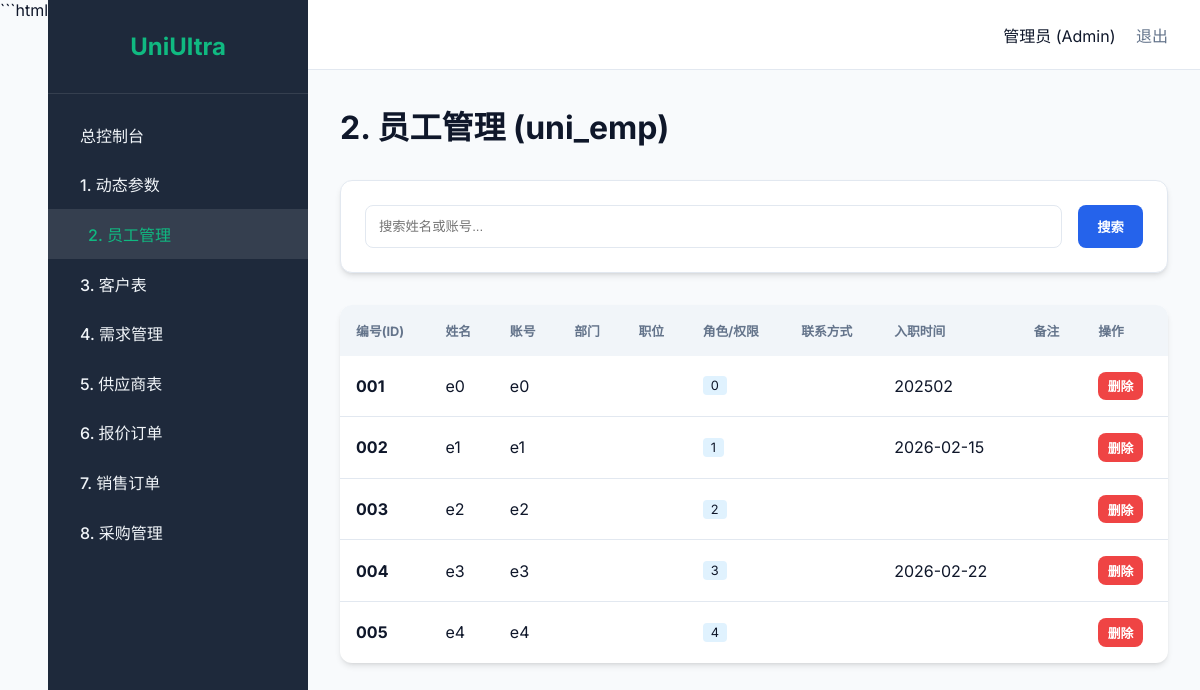
Before: /emp (signed in) with the older database file.
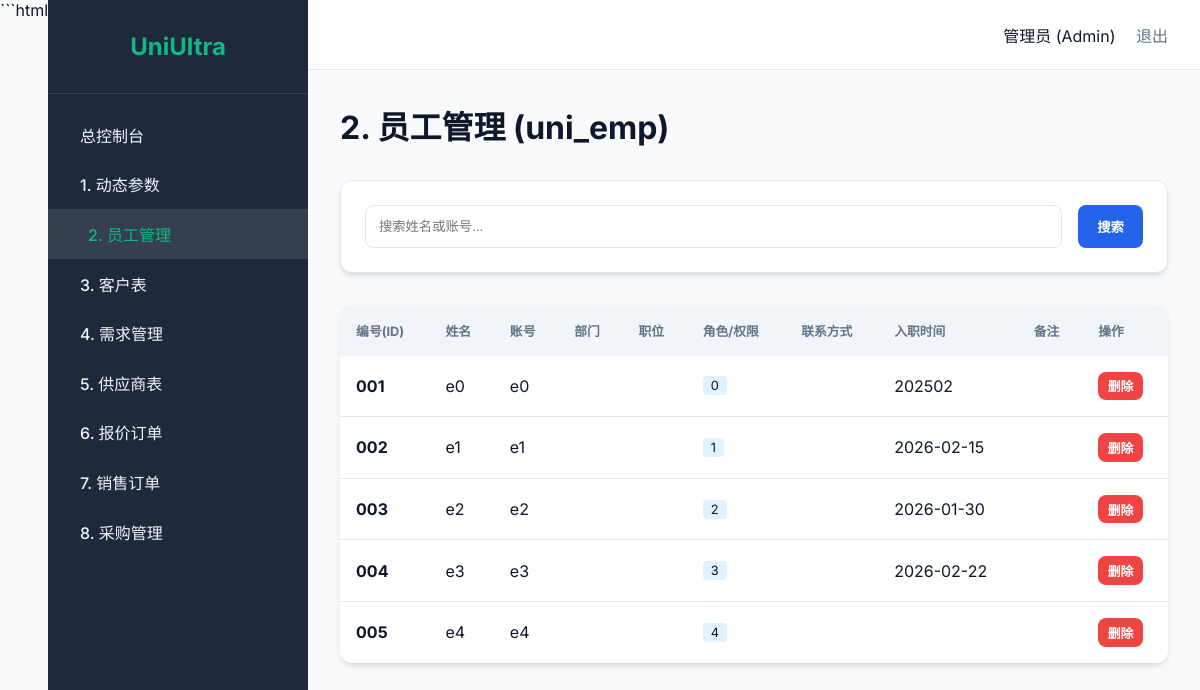
After: the same page with the newer database file.
### tables this page shows
CREATE TABLE uni_emp (
        emp_id TEXT PRIMARY KEY CHECK(length(emp_id) = 3),
        department TEXT,
        position TEXT,
        emp_name TEXT NOT NULL,
        contact TEXT,
        account TEXT UNIQUE NOT NULL,
        password TEXT NOT NULL,
        hire_date TEXT,
        rule TEXT NOT NULL,
        remark TEXT,
        created_at DATETIME DEFAULT (datetime('now', 'localtime'))
    );

### main.py (the view)
@app.get("/emp", response_class=HTMLResponse)
async def emp_page(request: Request, page: int = 1, search: str = "", current_user: dict = Depends(login_required)):
    items, total = get_emp_list(page=page, search=search)
    return templates.TemplateResponse("emp.html", {
        "request": request,
        "active_page": "emp",
        "current_user": current_user,
        "items": items,
        "total": total,
        "page": page,
        "search": search
    })

### templates/emp.html (shortened to what this page needs)
{% extends "layout.html" %}
{% block content %}
<div style="display: flex; justify-content: space-between; align-items: center; margin-bottom: 2rem;">
    <h1>2. 员工管理 (uni_emp)</h1>
</div>
<div class="card" style="margin-bottom: 2rem;">
    <form action="/emp" method="get" style="display: flex; gap: 1rem;">
        <input type="text" name="search" value="{{ search }}" placeholder="搜索姓名或账号..."
            style="flex: 1; padding: 0.8rem; border: 1px solid var(--border); border-radius: 8px;">
        <button type="submit" class="btn btn-primary">搜索</button>
    </form>
</div>
<div class="table-container">
    <table>
        <thead>
            <tr>
                <th>编号(ID)</th>
                <th>姓名</th>
                <th>账号</th>
                <th>部门</th>
                <th>职位</th>
                <th>角色/权限</th>
                <th>联系方式</th>
                <th>入职时间</th>
                <th>备注</th>
                {% if current_user.rule == '3' or current_user.rule == '0' %}
                <th>操作</th>
                {% endif %}
            </tr>
        </thead>
        <tbody>
            {% for item in items %}
            <tr>
                <td style="font-weight: 700;">{{ item.emp_id }}</td>
                <td {% if current_user.rule=='3' or current_user.rule=='0'
                    %}ondblclick="makeEditable(this, '{{ item.emp_id }}', 'emp_name')" {% endif %}>{{ item.emp_name }}
                </td>
                <td {% if current_user.rule=='3' or current_user.rule=='0'
                    %}ondblclick="makeEditable(this, '{{ item.emp_id }}', 'account')" {% endif %}>{{ item.account }}
                </td>
                <td {% if current_user.rule=='3' or current_user.rule=='0'
                    %}ondblclick="makeEditable(this, '{{ item.emp_id }}', 'department')" {% endif %}>{{ item.department
                    }}</td>
                <td {% if current_user.rule=='3' or current_user.rule=='0'
                    %}ondblclick="makeEditable(this, '{{ item.emp_id }}', 'position')" {% endif %}>{{ item.position }}
                </td>
                <td {% if current_user.rule=='3' or current_user.rule=='0'
                    %}ondblclick="makeEditable(this, '{{ item.emp_id }}', 'rule')" {% endif %}><span
                        style="background: #e0f2fe; padding: 2px 8px; border-radius: 4px; font-size: 0.8rem;">{{
                        item.rule }}</span></td>
                <td {% if current_user.rule=='3' or current_user.rule=='0'
                    %}ondblclick="makeEditable(this, '{{ item.emp_id }}', 'contact')" {% endif %}>{{ item.contact }}
                </td>
                <td {% if current_user.rule=='3' or current_user.rule=='0'
                    %}ondblclick="makeEditable(this, '{{ item.emp_id }}', 'hire_date', 'date')" {% endif %}>{{
                    item.hire_date }}</td>
                <td {% if current_user.rule=='3' or current_user.rule=='0'
                    %}ondblclick="makeEditable(this, '{{ item.emp_id }}', 'remark')" {% endif %}>{{ item.remark }}</td>
                {% if current_user.rule == '3' or current_user.rule == '0' %}
                <td>
                    <button class="btn"
                        style="padding: 0.3rem 0.6rem; font-size: 0.8rem; background: #ef4444; color: white;"
                        onclick="deleteEmp('{{ item.emp_id }}')">删除</button>
                </td>
                {% endif %}
            </tr>
            {% endfor %}
        </tbody>
    </table>
</div>
{% endblock %}

Changed rows visible on the page:
changed uni_emp id 003: hire_date (not shown) → "2026-01-30"
